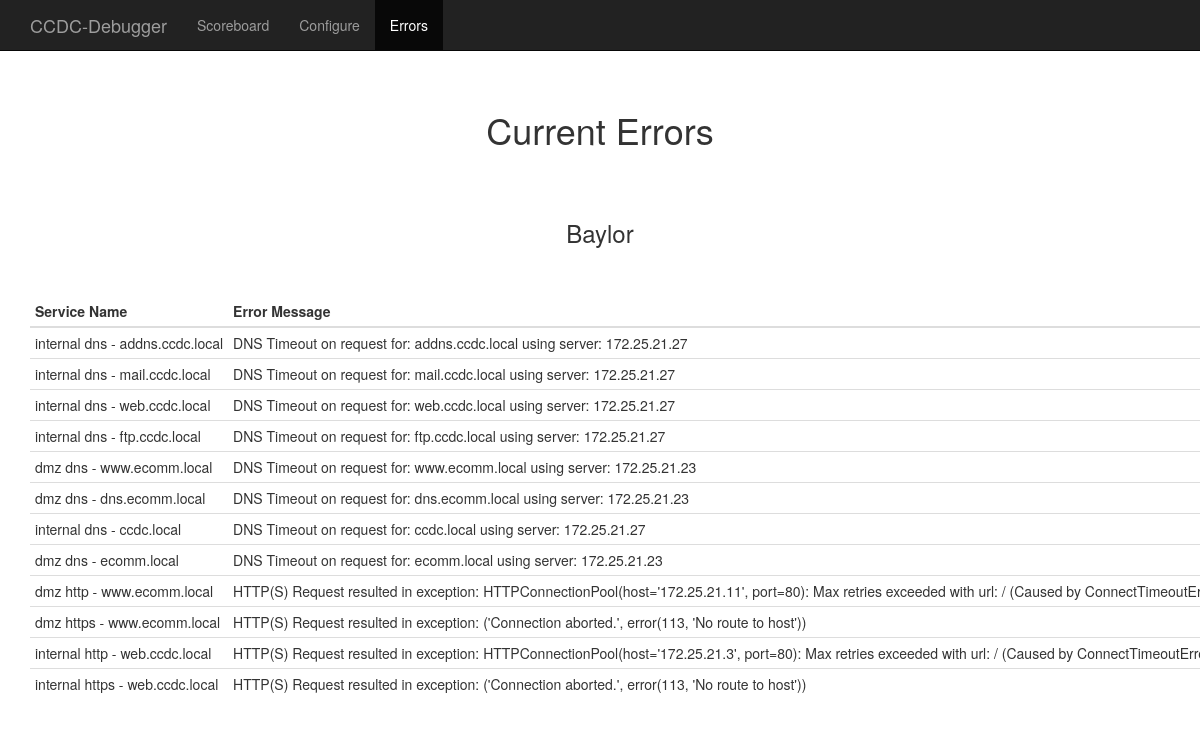
The app's page /errors, older data.
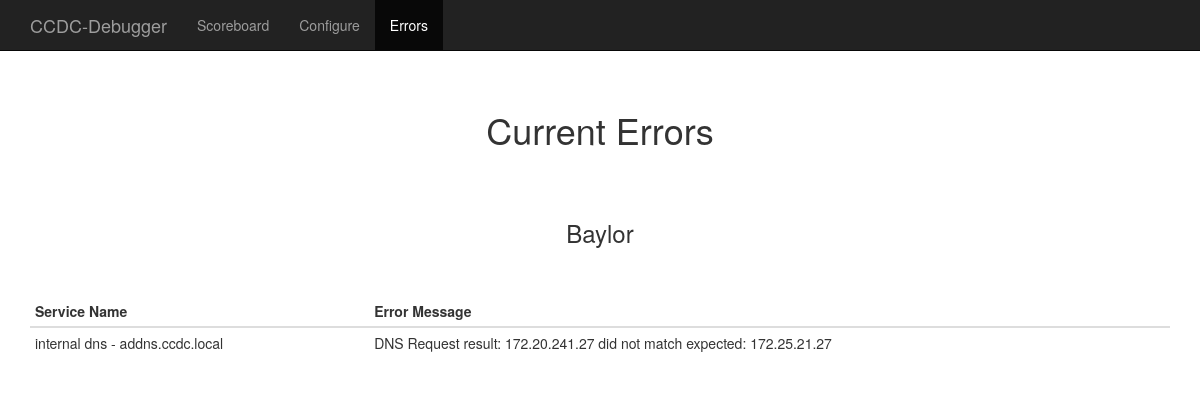
The same page, newer data.
### tables this page shows
CREATE TABLE team (
    team_id INTEGER PRIMARY KEY ASC,
    team_name TEXT NOT NULL
);

CREATE TABLE service (
    service_id INTEGER PRIMARY KEY ASC,
    service_type_id INTEGER NOT NULL,
    team_id INTEGER NOT NULL,
    service_name TEXT NOT NULL,
    service_connection TEXT NOT NULL,
    service_request TEXT NOT NULL,
    service_expected_result TEXT NOT NULL,
    service_active INTEGER NOT NULL DEFAULT 1,
    FOREIGN KEY (service_type_id) REFERENCES service_type(service_type_id),
    FOREIGN KEY (team_id) REFERENCES team(team_id)
);

CREATE TABLE error (
    error_id INTEGER PRIMARY KEY ASC,
    service_id INTEGER NOT NULL,
    error_message TEXT NOT NULL,
    error_time DATETIME DEFAULT CURRENT_TIMESTAMP,
    FOREIGN KEY (service_id) REFERENCES service(service_id)
);

### debugger.py (the view)
@app.route('/errors')
def errors():
    return render_template('errors.html')

### debugger.py (called while the page is built)
def database_connect():
    try:
        conn = sqlite3.connect('./data/debugger.db')
        conn.row_factory = sqlite3.Row
        return conn
    except Exception as e:
        print "Error connecting to database. Must run 'flask setup' prior to running. Error message: " + str(e)
        sys.exit()

def execute_db_query(query, args=None):
    conn = database_connect()
    cur = conn.cursor()
    if(args):
        cur.execute(query, args)
    else:
        cur.execute(query)
    conn.commit()
    results = cur.fetchall()
    cur.close()
    conn.close()
    return results

@app.context_processor
def utility_processor():
    return dict(execute_db_query=execute_db_query)

### templates/errors.html (shortened to what this page needs)
<!DOCTYPE html>
<html lang="en">
  <head>
    <link href="{{ url_for('static', filename='css/bootstrap.min.css') }}" rel="stylesheet">
    <link href="{{ url_for('static', filename='css/starter-template.css') }}" rel="stylesheet">
  </head>
  <body>
    <nav class="navbar navbar-inverse navbar-fixed-top">
      <div class="container">
        <div class="navbar-header">
          <a class="navbar-brand" href="scoreboard">CCDC-Debugger</a>
        </div>
        <div id="navbar" class="collapse navbar-collapse">
          <ul class="nav navbar-nav">
            <li><a href="scoreboard">Scoreboard</a></li>
            <li><a href="configure">Configure</a></li>
            <li class="active"><a href="errors">Errors</a></li>
          </ul>
        </div>
      </div>
    </nav>
    <div class="starter-template">
      <h1>Current Errors</h1>
      <div class="container">
        {% for team in execute_db_query('select * from team') %}
        <h3 class="starter-template">{{ team['team_name'] }}</h3>
        <table class="table table-condensed">
          <thead>
            <tr>
              <th>Service Name</th>
              <th>Error Message</th>
            </tr>
          </thead>
          <tbody>
            {% for service in execute_db_query('select * from service as s join team as t on(s.team_id=t.team_id) where t.team_id = ? and 0 = (select poll_score from poll where poll.service_id = s.service_id order by poll_time DESC LIMIT 1)', [team['team_id']]) %}
            <tr>
              <td>{{ service['service_name'] }}</td>
              <td>{{ execute_db_query('select error_message from error join service on(error.service_id = service.service_id) WHERE service.service_id = ? ORDER BY error_time DESC LIMIT 1', [service['service_id']])[0]['error_message'] }}</td>
            </tr>
          {% endfor %}
          </tbody>
        </table>
        {% endfor %}
      </div>
  </body>
</html>

### static/css/starter-template.css (style rules this page uses)
body { padding-top: 50px; }
td { white-space:pre }
.starter-template { padding: 40px 15px; text-align: center; }
.container { text-align: left; }

Row changes from the older to the newer data that the page shows:
removed error: error_message "DNS Timeout on request for: addns.ccdc.local using server: 172.25.21.27"
removed error: error_message "DNS Timeout on request for: mail.ccdc.local using server: 172.25.21.27"
removed error: error_message "DNS Timeout on request for: web.ccdc.local using server: 172.25.21.27"
removed error: error_message "DNS Timeout on request for: ftp.ccdc.local using server: 172.25.21.27"
removed error: error_message "DNS Timeout on request for: www.ecomm.local using server: 172.25.21.23"
removed error: error_message "DNS Timeout on request for: dns.ecomm.local using server: 172.25.21.23"
removed error: error_message "DNS Timeout on request for: ccdc.local using server: 172.25.21.27"
removed error: error_message "DNS Timeout on request for: ecomm.local using server: 172.25.21.23"
removed error: error_message "HTTP(S) Request resulted in exception: HTTPConnectionPool(host='172.25.21.11', port=80): Max retries exceeded with url: / (Caused by…"
removed error: error_message "HTTP(S) Request resulted in exception: ('Connection aborted.', error(113, 'No route to host'))"
removed error: error_message "HTTP(S) Request resulted in exception: HTTPConnectionPool(host='172.25.21.3', port=80): Max retries exceeded with url: / (Caused by…"
removed error: error_message "HTTP(S) Request resulted in exception: ('Connection aborted.', error(113, 'No route to host'))"
computed for team "Baylor": loses service (service_name "internal dns - mail.ccdc.local"); loses service (service_name "internal dns - web.ccdc.local"); loses service (service_name "internal dns - ftp.ccdc.local"); loses service (service_name "dmz dns - www.ecomm.local"); loses service (service_name "dmz dns - dns.ecomm.local"); loses service (service_name "internal dns - ccdc.local"); loses service (service_name "dmz dns - ecomm.local"); loses service (service_name "dmz http - www.ecomm.local"); loses service (service_name "dmz https - www.ecomm.local"); loses service (service_name "internal http - web.ccdc.local"); loses service (service_name "internal https - web.ccdc.local")
now on this page (row edited): error: error_message "DNS Request result: 172.20.241.27 did not match expected: 172.25.21.27"
